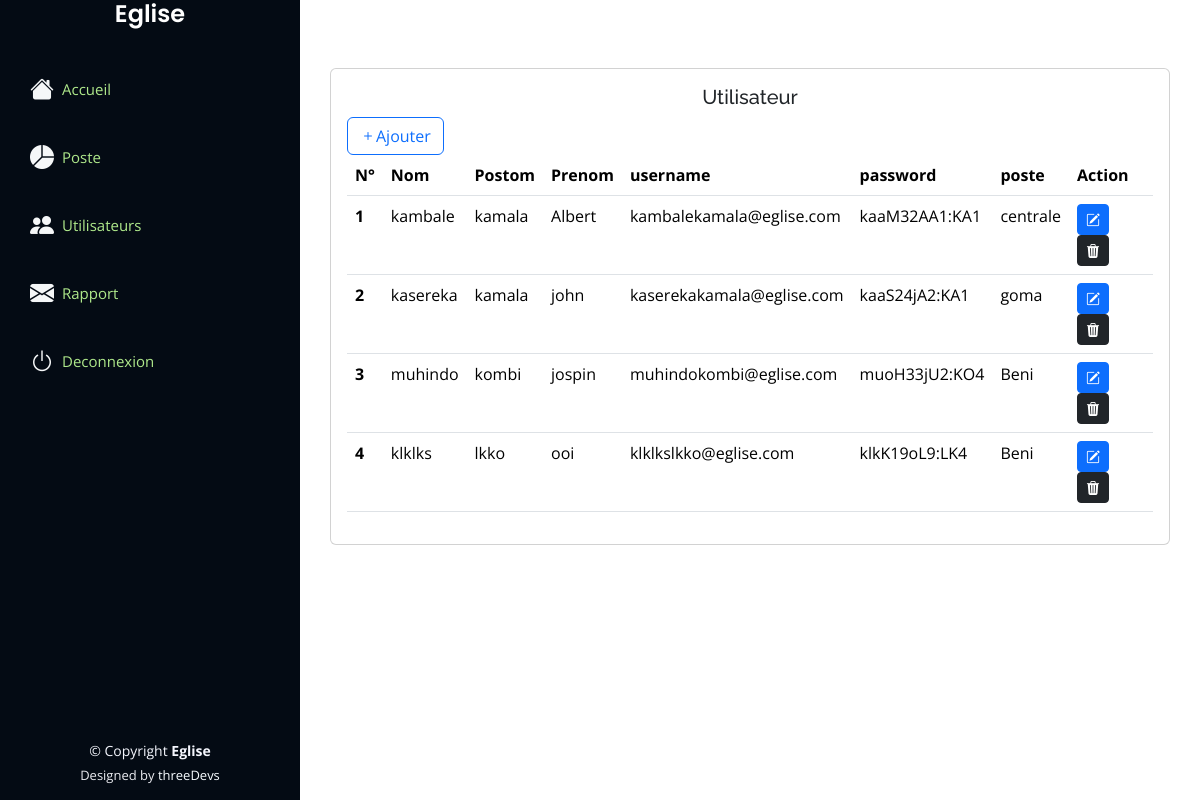
/views/utilisateur.php (signed in), run on the app's committed database.
### tables this page shows
CREATE TABLE `utilisateur` (
  `id` int(11) NOT NULL,
  `nom` text NOT NULL,
  `postnom` text NOT NULL,
  `prenom` text NOT NULL,
  `username` text NOT NULL,
  `fonction` text NOT NULL,
  `poste` int(11) NOT NULL,
  `motdepasse` text NOT NULL,
  `supprimer` int(11) NOT NULL
);

CREATE TABLE `poste` (
  `id` int(11) NOT NULL,
  `nom` text NOT NULL,
  `supprimer` int(11) NOT NULL
);

### views/utilisateur.php (the view, shortened to what this page needs)
<?php
include_once('../connexion/connexion.php');
if(isset($_GET['idmod']))
{
    $id=$_GET['idmod'];
    $action="../models/update/up-utilisateur.php?idmod=$id";
    $bouton="Modifier";
    $req=$connexion->prepare("SELECT * from utilisateur where id=?  and supprimer=0");
    $req->execute(array($id));
    $modData=$req->fetch();
}
else{
    $action="../models/add/add-utilisateur.php";
    $bouton="Enregistrer";
}
?>
<!DOCTYPE html>
<html lang="en">
<head>
    <?php
    include_once('../include/link.php');
    ?>
<?php
include_once('../include/menu.php');
?>
</head>
<body>
  <main id="main" class="main">
        <div class="container">
          <section class="section" id="entrees" >
              <div class="row">
                  <div class="col-lg-12">
                      <div class="card">
                          <div class="card-body">
                              <h5 class="card-title text-center ">Utilisateur</h5>
                              <?php if(isset($_GET['new'])){ ?>
                                <div>
                                  <form  class="shadow p-3"action="<?=$action?>" method="POST" enctype="multipart/form-data">
                                    <div class="row">
                                        <div class="col-xl-4 col-lg-4 col-md-4  col-sm-4 p-3">
                                            <label for="">Nom</span></label>
                                            <input autocomplete="off" required type="text" class="form-control" placeholder="Ex:KAMBALE"  name="nom" <?php if(isset($_GET['idmod'])){ ?> value="<?=$modData['nom']?>" <?php } ?>>
                                        </div>
                                        <div class="col-xl-4 col-lg-4 col-md-4  col-sm-4 p-3">
                                            <label for="">Postnom</span></label>
                                            <input autocomplete="off" required type="text" class="form-control" placeholder="Ex:KAMALA"  name="postnom" <?php if(isset($_GET['idmod'])){ ?> value="<?=$modData['postnom']?>" <?php } ?>>
                                        </div>
                                        <div class="col-xl-4 col-lg-4 col-md-4  col-sm-4 p-3">
                                            <label for="">Prenom</span></label>
                                            <input autocomplete="off" required type="text" class="form-control" placeholder="Ex:Albert"  name="prenom" <?php if(isset($_GET['idmod'])){ ?> value="<?=$modData['prenom']?>" <?php } ?>>
                                        </div>
                                        <div class="col-xl-4 col-lg-4 col-md-4  col-sm-4 p-3">
                                            <label for="">Poste</span></label>
                                            <select name="poste" id="poste" class="form-select">
                                                <?php
                                                $req=$connexion->prepare("SELECT * FROM poste where supprimer=0");
                                                $req->execute();
                                                while($selPoste=$req->fetch())
                                                {
                                                    if(isset($_GET['idmod'])){
                                                    ?>
                                                         <option <?php if($modData['poste']==$selPoste['id']){ ?>selected value="<?php echo $selPoste['id']?>"><?php echo $selPoste['nom']?><?php } else{ ?>value="<?php echo $selPoste['id']?>"><?php echo $selPoste['nom']?><?php }?></option>
                                                    <?php
                                                    }else{
                                                    ?>
                                                    <option value="<?php echo $selPoste['id']?>"><?php echo $selPoste['nom']?></option>
                                                    <?php
                                                    } }
                                                    ?>
                                            </select>
                                        </div>
                                        <div class="col-xl-4 col-lg-4 col-md-4  col-sm-4 p-3">
                                            <label for="">Fonction</span></label>
                                            <select name="fonction" id="fonction" class="form-select">
                                               <option value="1">central</option>
                                               <option value="2">autre</option>
                                            </select>
                                        </div>
                                    <div class="col-xl-12 col-lg-12 col-md-12 mt-10 col-sm-12 p-3 aling-center">
                                        <input type="submit" class="btn btn-primary w-100" name="valider" value="<?=$bouton?>">
                                    </div>
                                    <div class="col-xl-12 col-lg-12 col-md-12 mt-10 col-sm-12 p-3 aling-center">
                                    <?php if(isset($_SESSION['notif']) && $_SESSION['notif']!=""){ ?>
                                        <center><p class="alert-dark alert">
                                                   <i class="bi bi-check-circle me-1">  <?php echo $_SESSION['notif'];$_SESSION['notif']=""; ?></i>
                                        </p></center>
                                    <?php } ?>
                                    </div>
                                    </div>
                                  </form>
                                  </div>
                              <?php }else{ ?>
                                  <a href="utilisateur.php?new" class=" btn btn-outline-primary bi bi-plus">Ajouter</a>
                              <?php }?>
                              <div class="table-responsive">
                                <table class="table datatable">
                                    <thead>
                                        <tr>
                                            <th scope="col">N°</th>
                                            <th scope="col">Nom</th>
                                            <th scope="col">Postom</th>
                                            <th scope="col">Prenom</th>
                                            <th scope="col">username</th>
                                            <th scope="col">password</th>
                                            <th scope="col">poste</th>
                                            <th scope="col">Action</th>
                                        </tr>
                                    </thead>
                                    <tbody>
                                        <?php
                                        $req=$connexion->prepare("SELECT utilisateur.*,poste.nom as nomposte from utilisateur,poste where utilisateur.poste=poste.id;");
                                        $req->execute();
                                        $numero=0;
                                        while($data=$req->fetch())
                                        {
                                            $numero++;
                                        ?>
                                       <tr>
                                            <th scope="row"><?php echo $numero; ?></th>
                                            <td><?php echo $data['nom'] ?></td>
                                            <td><?php echo $data['postnom'] ?></td>
                                            <td><?php echo $data['prenom'] ?></td>
                                            <td><?php echo $data['username']?></td>
                                            <td><?php echo $data['motdepasse']?></td>
                                            <td><?php echo $data['nomposte']?></td>
                                            <td>
                                                <a href="utilisateur.php?new&idmod=<?=$data['id']?>" class="btn btn-primary btn-sm "><i
                                                        class="bi bi-pencil-square"></i></a>
                                                <a onclick=" return confirm('Voulez-vous vraiment supprimer ?')"
                                                    href="../models/del/del-utilisateur.php?iddel=<?=$data['id'] ?>"
                                                    class="btn btn-dark btn-sm "><i class="bi bi-trash3-fill"></i></a>
                                           </td>
                                       </tr>
                                        <?php } ?>
                                    </tbody>
                                </table>
                              </div>
                          </div>
                      </div>
                  </div>
              </div>
          </section>
        </div>
    </main>
  <footer id="footer">
  <?php
    include_once('../include/footer.php');
    ?>
  </footer>
</body>
</html>

### include/link.php (shortened to what this page needs)
<link href="../assets/assets/vendor/aos/aos.css" rel="stylesheet">
<link href="../assets/assets/vendor/bootstrap/css/bootstrap.min.css" rel="stylesheet">
<link href="../assets/assets/vendor/bootstrap-icons/bootstrap-icons.css" rel="stylesheet">
<link href="../assets/assets/vendor/boxicons/css/boxicons.min.css" rel="stylesheet">
<link href="../assets/assets/vendor/glightbox/css/glightbox.min.css" rel="stylesheet">
<link href="../assets/assets/vendor/swiper/swiper-bundle.min.css" rel="stylesheet">
<link href="../assets/assets/css/style.css" rel="stylesheet">

### include/menu.php
<header id="header">
    <div class="d-flex flex-column">
      <div class="profile">
        <h1 class="text-light"><a href="#">Eglise</a></h1>
      </div>
      <nav id="navbar" class="nav-menu navbar">
        <ul>
        <li><a href="../index.php" class="nav-link active"><i class="bi bi-house-fill"></i> <span>Accueil</span></a></li>
          <?php if($_SESSION['fonction']=='1' )
          { ?>
          <li><a href="../views/poste.php" class="nav-link active"><i class="bi bi-pie-chart-fill"></i> <span>Poste</span></a></li>
          <li><a href="../views/utilisateur.php" class="nav-link active"><i class="bi bi-people-fill"></i> <span>Utilisateurs</span></a></li>
          <li><a href="../views/rapport.php#envoyer" class="nav-link active"><i class="bi bi-envelope-fill"></i> <span>Rapport</span></a></li>
       <?php } else { ?>
        <li><a href="../views/rapport.php#envoyer" class="nav-link active"><i class="bi bi-envelope-fill"></i> <span>Rapport</span></a></li>
        <?php } ?>
        <li><a href="../index.php" class="nav-link active"><i class="bi bi-power"></i> <span>Deconnexion</span></a></li>
        </ul>
      </nav>
    </div>
  </header>

### include/footer.php
<div class="container">
      <div class="copyright">
        &copy; Copyright <strong><span>Eglise</span></strong>
      </div>
      <div class="credits">
        Designed by <a href="">threeDevs</a>
      </div>
</div>

### assets/assets/css/style.css (style rules this page uses)
body { font-family: "Open Sans", sans-serif; color: #feffff; }
a { color: #f7fcff; text-decoration: none; }
h1, h2, h3, h4, h5, h6 { font-family: "Raleway", sans-serif; }
#header { position: fixed; top: 0; left: 0; bottom: 0; width: 300px; transition: all ease-in-out 0.5s; z-index: 9997; transition: all 0.5s; padding: 0 15px; background: #040b14; overflow-y: auto; }
#header .profile h1 { font-size: 24px; margin: 0; padding: 0; font-weight: 600; -moz-text-align-last: center; text-align-last: center; font-family: "Poppins", sans-serif; }
#header .profile h1 a, #header .profile h1 a:hover { color: #fff; text-decoration: none; }
#main { margin-left: 300px; }
.container, .container-fluid { padding-left: 30px; padding-right: 30px; }
.nav-menu { padding: 30px 0 0 0; }
.nav-menu * { margin: 0; padding: 0; list-style: none; }
.nav-menu>ul>li { position: relative; white-space: nowrap; }
.nav-menu a, .nav-menu a:focus { display: flex; align-items: center; color: #afe98b; padding: 12px 15px; margin-bottom: 8px; transition: 0.3s; font-size: 15px; }
.nav-menu a i, .nav-menu a:focus i { font-size: 24px; padding-right: 8px; color: #afe98b; }
.nav-menu a:hover, .nav-menu .active, .nav-menu .active:focus, .nav-menu li:hover>a { text-decoration: none; color: #afe98b; }
.nav-menu a:hover i, .nav-menu .active i, .nav-menu .active:focus i, .nav-menu li:hover>a i { color: #f5f7f8; }
section { padding: 60px 0; overflow: hidden; }
#footer { padding: 15px; color: #f4f6fd; font-size: 14px; position: fixed; left: 0; bottom: 0; width: 300px; z-index: 9999; background: #040b14; }
#footer .copyright { text-align: center; }
#footer .credits { padding-top: 5px; text-align: center; font-size: 13px; color: #eaebf0; }

### data on the page
utilisateur: nom "kambale", postnom "kamala", prenom "Albert", username "kambalekamala@eglise.com", motdepasse "kaaM32AA1:KA1", poste.nom "centrale"
utilisateur: nom "kasereka", postnom "kamala", prenom "john", username "kaserekakamala@eglise.com", motdepasse "kaaS24jA2:KA1", poste.nom "goma"
utilisateur: nom "muhindo", postnom "kombi", prenom "jospin", username "muhindokombi@eglise.com", motdepasse "muoH33jU2:KO4", poste.nom "Beni"
utilisateur: nom "klklks", postnom "lkko", prenom "ooi", username "klklkslkko@eglise.com", motdepasse "klkK19oL9:LK4", poste.nom "Beni"
